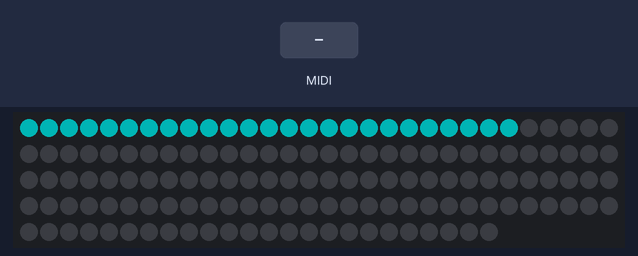
Bench run of a sketch on a simulated Arduino Uno, built with avr-gcc and run on an emulated ATmega328P. Shown: 144 RGB LEDs in strip order, left to right, continuing on the next row. Inputs (shaded band) come from the test bench. Dim RGB values are drawn brighter than linear; MIDI output is not drawn.

Above: at 0.7 s.
At 3.9 s:
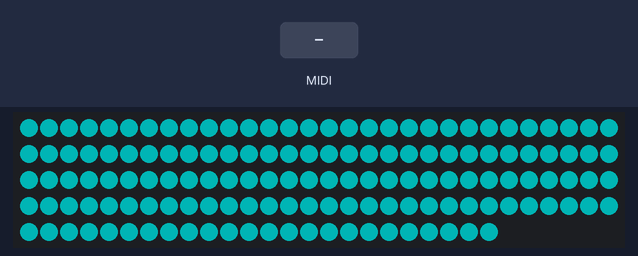
6.1 s: MIDI note 36 received
At 6.25 s:
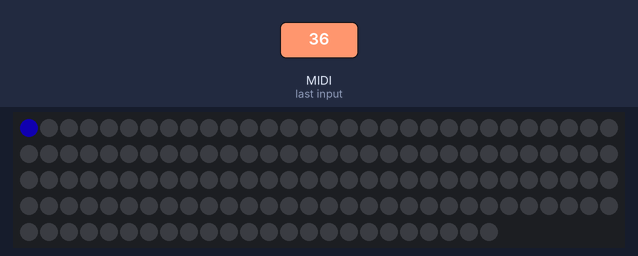
7.9 s: MIDI note 48 received
Timing chart, 0 to 10.9 s (numbered marks = the images above; inputs shaded):
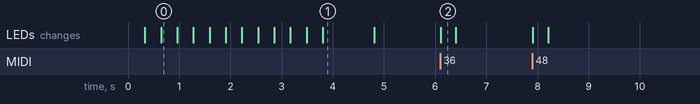

Measured:
- after the input at 6.1 s, the LEDs: change at once (image 2)
- what the display in image 1 shows lasts 1.0 s, from 3.8 s to 4.8 s

The sketch:

LEDPIANO_V4.ino
```cpp
#include <FastLED.h>
#include <MIDI.h>

// ---- Corrected User Settings ----
#define DATAPIN    2
#define NUM_LEDS   144
#define BRIGHTNESS 64     // A reasonable starting brightness (0-255)
#define BAUDRATE   9600   // Must match Hairless

// Power settings for your external power supply
#define VOLTS      5
#define MAX_AMPS   3600   // 8A limit for a 10A power supply

// Continuous Controller numbers for changing colors via MIDI
const uint8_t redCC = 21, greenCC = 22, blueCC = 23;

// LED Color Values
uint8_t rVal = 22, gVal = 0, bVal = 222;

// Build the LED strip and state array
CRGB leds[NUM_LEDS];
boolean ledState[NUM_LEDS];

// Create a standard, reliable MIDI instance
MIDI_CREATE_DEFAULT_INSTANCE();

// --- Main Setup and Loop ---

void setup() {
  // CRITICAL: Start the serial port so MIDI data can be received
  Serial.begin(BAUDRATE);

  // Setup FastLED
  FastLED.addLeds<WS2812B, DATAPIN, GRB>(leds, NUM_LEDS);
  FastLED.setMaxPowerInVoltsAndMilliamps(VOLTS, MAX_AMPS);
  FastLED.setBrightness(BRIGHTNESS);
  FastLED.clear();
  FastLED.show();

  // --- START OF STARTUP ANIMATION TEST ---
  // This is the known-working animation from your first program.
  // It will run once to confirm FastLED is working correctly.
  for (int i = 0; i < NUM_LEDS; i++) {
    leds[i] = CRGB::Cyan;
    FastLED.show();
    delay(20); // A short delay for a quick visual test
  }
  delay(1000); // Wait a second after the test
  FastLED.clear();
  FastLED.show();
  // --- END OF STARTUP ANIMATION TEST ---

  // Now, connect the MIDI handler functions
  MIDI.setHandleNoteOn(handleNoteOn);
  MIDI.setHandleNoteOff(handleNoteOff);
  MIDI.setHandleControlChange(handleControlChange);

  // Tell the MIDI library to start listening on all channels
  MIDI.begin(MIDI_CHANNEL_OMNI);
}

void loop() {
  MIDI.read();
}

// --- MIDI Handler Functions ---

void handleNoteOn(byte channel, byte note, byte velocity) {
  if (velocity == 0) {
    handleNoteOff(channel, note, velocity);
    return;
  }

  // Correctly map your 49-key keyboard (notes 36-84) to your LED strip
  long myNum = map(note, 36, 84, 0, NUM_LEDS - 1);

  if (myNum >= 0 && myNum < NUM_LEDS) {
    ledON(myNum);
  }
}

void handleNoteOff(byte channel, byte note, byte velocity) {
  long myNum = map(note, 36, 84, 0, NUM_LEDS - 1);

  if (myNum >= 0 && myNum < NUM_LEDS) {
    ledOFF(myNum);
  }
}

void handleControlChange(byte channel, byte number, byte value) {
  switch (number) {
    case redCC:   rVal = map(value, 0, 127, 0, 255); redraw(); break;
    case greenCC: gVal = map(value, 0, 127, 0, 255); redraw(); break;
    case blueCC:  bVal = map(value, 0, 127, 0, 255); redraw(); break;
  }
}

// --- LED Control Functions ---

void ledON(uint8_t index) {
  ledState[index] = true;
  leds[index].setRGB(rVal, gVal, bVal);
  FastLED.show();
}

void ledOFF(uint8_t index) {
  ledState[index] = false;
  leds[index] = CRGB::Black;
  FastLED.show();
}

void redraw() {
  for (int i = 0; i < NUM_LEDS; i++) {
    if (ledState[i] == true) {
      leds[i].setRGB(rVal, gVal, bVal);
    }
  }
  FastLED.show();
}
```

Arduino_Code.cpp
```cpp

```
